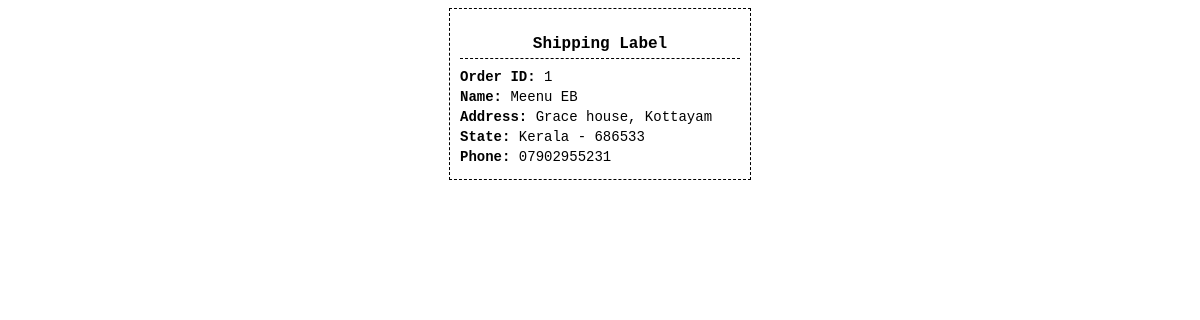
Page /print_label/1 on the committed database.
### Shape_App/models.py (models this page shows, shortened)
class Order(models.Model):
    user = models.ForeignKey("tbl_Signup", on_delete=models.CASCADE, related_name="orders")
    address = models.ForeignKey(Address, on_delete=models.SET_NULL, null=True, blank=True)
    created_at = models.DateTimeField(auto_now_add=True)
    updated_at = models.DateTimeField(auto_now=True)
    razorpay_order_id = models.CharField(max_length=255, blank=True, null=True)
    razorpay_payment_id = models.CharField(max_length=255, blank=True, null=True)
    razorpay_signature = models.CharField(max_length=255, blank=True, null=True)
    status_choices = [
        ("Pending", "Pending"),
        ("Processing", "Processing"),
        ("Shipped", "Shipped"),
        ("Delivered", "Delivered"),
        ("Cancelled", "Cancelled"),
    ]
    status = models.CharField(max_length=20, choices=status_choices, default="Pending")
    total_price = models.DecimalField(max_digits=10, decimal_places=2, default=0)

class Address(models.Model):
    user = models.ForeignKey("tbl_Signup", on_delete=models.CASCADE, related_name="addresses")
    full_name = models.CharField(max_length=200)
    phone = models.CharField(max_length=15)
    pincode = models.CharField(max_length=10)
    house_name = models.CharField(max_length=200)
    city = models.CharField(max_length=100)
    state = models.CharField(max_length=100)
    landmark = models.CharField(max_length=200, blank=True, null=True)
    is_default = models.BooleanField(default=False)

### Shape_App/views.py (the view)
# urls.py: path("print_label/<order_id>",views.print_label,name="print_label"),
def print_label(request, order_id):
    order = get_object_or_404(Order, id=order_id)
    return render(request, "print_label.html", {"order": order})

### templates/print_label.html (shortened to what this page needs)
<!DOCTYPE html>
<html>
<head>
</head>
<body onload="window.print()">
    <div class="label-box">
        <h3>Shipping Label</h3>
        <p><strong>Order ID:</strong> {{ order.id }}</p>
        <p><strong>Name:</strong> {{ order.address.full_name }}</p>
        <p><strong>Address:</strong> {{ order.address.house_name }}, {{ order.address.city }}</p>
        <p><strong>State:</strong> {{ order.address.state }} - {{ order.address.pincode }}</p>
        <p><strong>Phone:</strong> {{ order.address.phone }}</p>
    </div>
</body>
</html>

### templates/print_label.html (style rules this page uses)
body { font-family: monospace; font-size: 14px; }
.label-box { width: 280px; border: 1px dashed #000; padding: 10px; margin: auto; }
.label-box h3 { text-align: center; font-size: 16px; margin-bottom: 10px; border-bottom: 1px dashed #000; padding-bottom: 5px; }
.label-box p { margin: 4px 0; }

### rows in the picture
Order: id "1", address.full_name "Meenu EB", address.house_name "Grace house", address.city "Kottayam", address.state "Kerala", address.pincode "686533", address.phone "07902955231"
